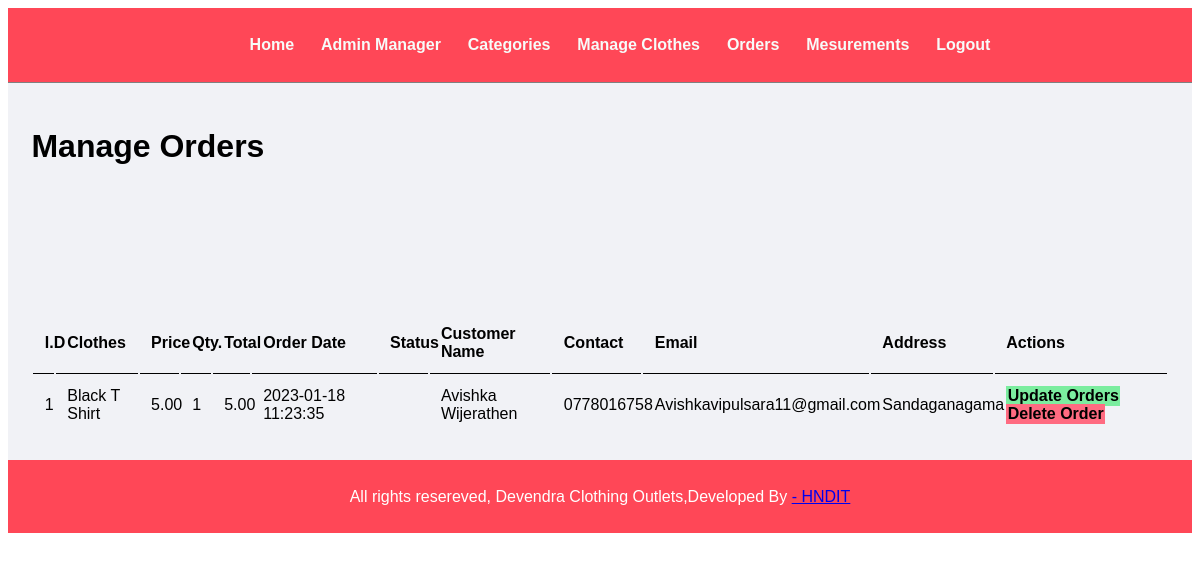
/Admin/manage_mesurements.php (signed in), run on the app's committed database.
### tables this page shows
CREATE TABLE `tbl_order` (
  `id` int(10) UNSIGNED NOT NULL,
  `clothes` varchar(150) NOT NULL,
  `price` decimal(10,2) NOT NULL,
  `qty` int(11) NOT NULL,
  `total` decimal(10,2) NOT NULL,
  `order_date` datetime NOT NULL,
  `status` varchar(50) NOT NULL,
  `customer_name` varchar(150) NOT NULL,
  `customer_contact` varchar(20) NOT NULL,
  `customer_email` varchar(150) NOT NULL,
  `customer_address` varchar(255) NOT NULL
);

### Admin/manage_mesurements.php (the view, shortened to what this page needs)
<?php include('partials/menu.php');?>
<div class="main-Content">
<div class="wrapper">
<h1>Manage Orders</h1>
<br/><br/>
<br/> <br/> <br/>
<br><br>
<table class="tbl-full">
<tr>
<th>I.D</th>
<th>Clothes</th>
<th>Price</th>
<th>Qty.</th>
<th>Total</th>
<th>Order Date</th>
<th>Status</th>
<th>Customer Name</th>
<th>Contact</th>
<th>Email</th>
<th>Address</th>
<th>Actions</th>
</tr>
<?php
$sql = "SELECT * FROM tbl_order ORDER BY id DESC";
$res = mysqli_query($conn, $sql);
$count = mysqli_num_rows($res);
$sn = 1;
if($count>0)
{
       while($row=mysqli_fetch_assoc($res))
       {
              $id = $row['id'];
              $clothes = $row['clothes'];
              $price = $row['price'];
              $qty = $row['qty'];
              $total = $row['total'];
              $order_date = $row['order_date'];
              $customer_name = $row['customer_name'];
              $customer_contact = $row['customer_contact'];
              $customer_email = $row['customer_email'];
              $customer_address = $row['customer_address'];
              ?>
              <tr>
 <td><?php echo $sn++; ?></td>
 <td><?php echo $clothes; ?></td>
 <td><?php echo $price; ?></td>
 <td><?php echo $qty; ?></td>
 <td><?php echo $total; ?></td>
 <td><?php echo $order_date; ?></td>
 <td>
</td>
 <td><?php echo $customer_name; ?></td>
 <td><?php echo $customer_contact; ?></td>
 <td><?php echo $customer_email; ?></td>
 <td><?php echo $customer_address; ?></td>
 <td>
        <a href="<?php echo SITEURL; ?>admin/update_order.php?id=<?php echo $id;?>" class="btn-secondary">Update Orders</a>
        <a href="<?php echo SITEURL; ?>admin/delete-order.php?id=<?php echo $id; ?>" class="btn-danger">Delete Order</a>
 </td>
</tr>
              <?php
       }
}
else
{
       echo "<tr><td colspan='12' class='error'>Orders Not Available.</td></tr>";
}
?>
</table>
</div>
</div>
<?php include('partials/footer.php');?>

### css/Admin.css (style rules this page uses)
.wrapper { padding: 1%; width: auto; margin: 0 auto; }
.tbl-full { table-layout: auto; width:100%; }
table tr th { border-bottom: 1px solid black; padding: 1%; text-align: left; }
table tr td { padding:1%; }
.btn-secondary { background-color: #7bed9f; padding: 1%; color:black; text-decoration: none; font-weight: bold; }
.btn-danger { background-color: #ff6b81; padding: 1%; color:black; text-decoration: none; font-weight: bold; }
.main-content { width: auto; background-color:#f1f2f6; padding: 1% ; }

### data on the page
tbl_order: clothes "Black T Shirt", price "5.00", qty "1", total "5.00", order_date "2023-01-18 11:23:35", customer_name "Avishka Wijerathen", customer_contact "0778016758", customer_email "Avishkavipulsara11@gmail.com", customer_address "Sandaganagama"
